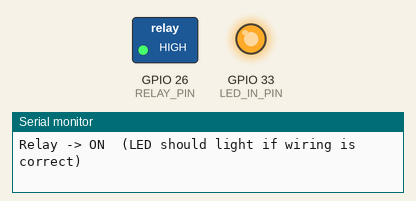
Recording of a sketch running on a simulated ESP32. On the bench: switched loads named in the sketch (green lamp = pin HIGH), output pins drawn as LEDs (lit = HIGH), the last lines printed to the serial monitor.

Above: at 1.2 s.
At 3.7 s:
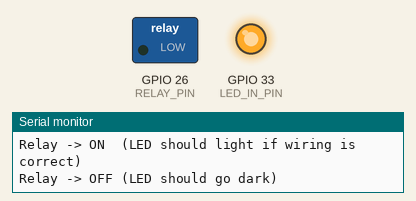
Timing chart, 0 to 6.5 s (numbered marks = the images above):
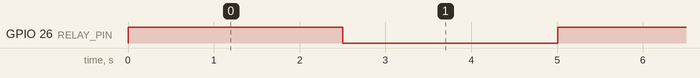

Measured:
- by itself, GPIO 26 (RELAY_PIN): alternates HIGH for 2.5 s and LOW for 2.5 s

The sketch:

relay_led_test.ino
```cpp
// Tests the LED lamp powered THROUGH the relay: + rail -> relay COM,
// relay NO -> LED VCC, LED GND -> - rail, LED IN pin -> D33 (held HIGH
// the whole time, since that path is already proven working on its own).
// Only the relay (D26) is toggled, so the LED should switch on/off in
// step with it if the relay wiring is correct.
#define RELAY_PIN 26
#define LED_IN_PIN 33

void setup() {
  Serial.begin(115200);
  pinMode(RELAY_PIN, OUTPUT);
  pinMode(LED_IN_PIN, OUTPUT);
  digitalWrite(LED_IN_PIN, HIGH);   // LED's IN pin held on throughout
  Serial.println("Relay+LED test. LED IN pin held HIGH. Toggling relay only.");
}

void loop() {
  Serial.println("Relay -> ON  (LED should light if wiring is correct)");
  digitalWrite(RELAY_PIN, HIGH);
  delay(2500);

  Serial.println("Relay -> OFF (LED should go dark)");
  digitalWrite(RELAY_PIN, LOW);
  delay(2500);
}
```
